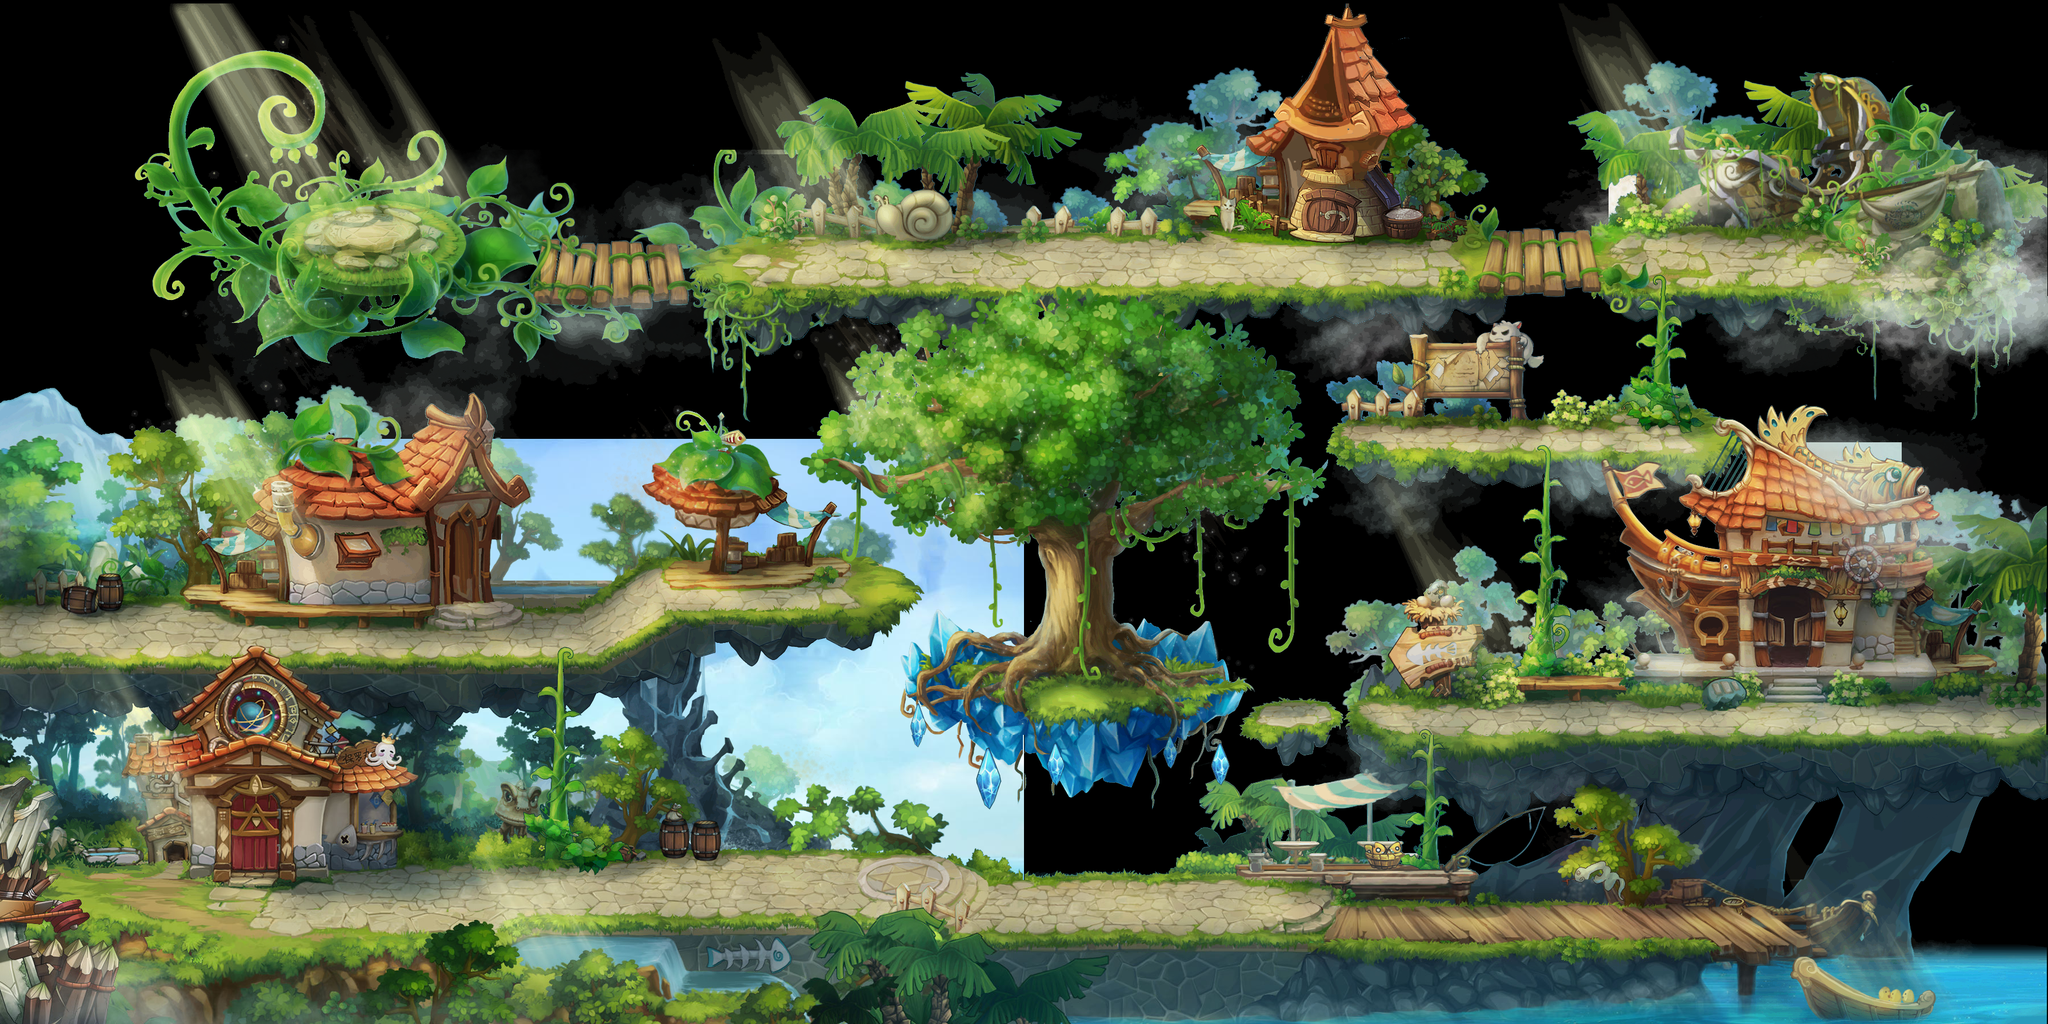

Below is a game level as drawn by its tile map, then a one-line description and the .tmx that defines it (tile-layer data replaced by summaries):
An orthogonal 14x7 tile map with 256x256 px tiles, 3 tile layers (background, foreground_02, foreground_01), 3 tilesets and 31 objects (12x land, 4x wall, 2x 001, 2x 002, 2x 003, ...).

<map version="1.0" orientation="orthogonal" width="14" height="7" tilewidth="256" tileheight="256">
 <tileset firstgid="1" name="scene00" tilewidth="256" tileheight="256">
  <image source="scene00.png" width="1792" height="1024" />
 </tileset>
 <tileset firstgid="29" name="scene01_01" tilewidth="256" tileheight="256">
  <image source="scene01_01.png" width="1792" height="1792" />
 </tileset>
 <tileset firstgid="78" name="scene01_02" tilewidth="256" tileheight="256">
  <image source="scene01_02.png" width="1792" height="1792" />
 </tileset>
 <layer name="background" width="14" height="7">
  <data>[98 cells, 28 non-empty, 28 distinct tile ids]</data>
 </layer>
 <layer name="foreground_02" width="14" height="7">
  <data>[98 cells, 49 non-empty, 49 distinct tile ids]</data>
 </layer>
 <layer name="foreground_01" width="14" height="7">
  <data>[98 cells, 49 non-empty, 49 distinct tile ids]</data>
 </layer>
 <objectgroup name="ground" width="14" height="7">
  <object name="001" type="land" x="131" y="1536">
   <polyline points="0,0 70,25 168,42 331,52 772,34 1309,29 1446,6 1548,17 1653,39 2077,45 2237,78 3061,79 3014,140 3125,200 3167,217 3217,219 3240,192" />
  </object>
  <object name="002" type="land" x="0" y="1114">
   <polyline points="0,0 991,10 1209,-67 1636,-75" />
  </object>
  <object name="003" type="land" x="1670" y="1154">
   <polyline points="0,0 158,59 351,58 527,29" />
  </object>
  <object name="004" type="land" x="2175" y="1261">
   <polyline points="0,0 1405,-5" />
  </object>
  <object name="005" type="land" x="2314" y="767">
   <polyline points="0,0 763,-2 1093,57" />
  </object>
  <object name="006" type="land" x="3254" y="465">
   <polyline points="0,0 -1920,6 -2058,19 -2313,-1 -2525,-45 -2728,-48" />
  </object>
  <object name="007" type="land" x="2804" y="616">
   <polyline points="0,0 208,1" />
  </object>
  <object name="008" type="land" x="2603" y="1072">
   <polyline points="0,0 200,1" />
  </object>
  <object name="009" type="land" x="2610" y="920">
   <polyline points="0,0 198,2" />
  </object>
  <object name="010" type="land" x="2415" y="1420">
   <polyline points="0,0 172,-3" />
  </object>
  <object name="011" type="land" x="913" y="1392">
   <polyline points="0,0 152,-1" />
  </object>
  <object name="012" type="land" x="898" y="1265">
   <polyline points="0,0 166,-3" />
  </object>
  <object name="100" type="box" x="0" y="1789">
   <polyline points="0,0 3581,0 3580,-1788 2,-1786 2,-1" />
  </object>
  <object name="101" type="wall" x="137" y="1589">
   <polyline points="0,0 7,-423" />
  </object>
  <object name="102" type="wall" x="3368" y="1778">
   <polyline points="0,0 1,-486" />
  </object>
  <object name="103" type="wall" x="3253" y="476">
   <polyline points="0,0 -2,-473" />
  </object>
  <object name="104" type="wall" x="376" y="461">
   <polyline points="0,0 0,-459" />
  </object>
 </objectgroup>
 <objectgroup name="monster" width="14" height="7">
  <object name="001" x="1487" y="1360" width="184" height="171">
   <ellipse />
  </object>
  <object name="002" x="2955" y="1427" width="189" height="179">
   <ellipse />
  </object>
  <object name="003" x="541" y="250" width="222" height="167">
   <ellipse />
  </object>
  <object name="004" x="754" y="1386" width="198" height="182">
   <ellipse />
  </object>
  <object name="005" x="1073" y="1382" width="210" height="181">
   <ellipse />
  </object>
  <object name="006" x="1814" y="1026" width="229" height="184">
   <ellipse />
  </object>
  <object name="007" x="2393" y="1039" width="221" height="209">
   <ellipse />
  </object>
  <object name="008" x="2953" y="258" width="244" height="203">
   <ellipse />
  </object>
  <object name="009" x="1506" y="263" width="258" height="204">
   <ellipse />
  </object>
 </objectgroup>
 <objectgroup name="npcs" width="14" height="7">
  <object name="001" x="2946" y="1024" width="370" height="230">
   <ellipse />
  </object>
  <object name="002" x="2365" y="550" width="377" height="212">
   <ellipse />
  </object>
  <object name="003" x="235" y="1387" width="415" height="193">
   <ellipse />
  </object>
  <object name="004" x="558" y="924" width="457" height="190">
   <ellipse />
  </object>
  <object name="005" x="2038" y="246" width="461" height="217">
   <ellipse />
  </object>
 </objectgroup>
</map>